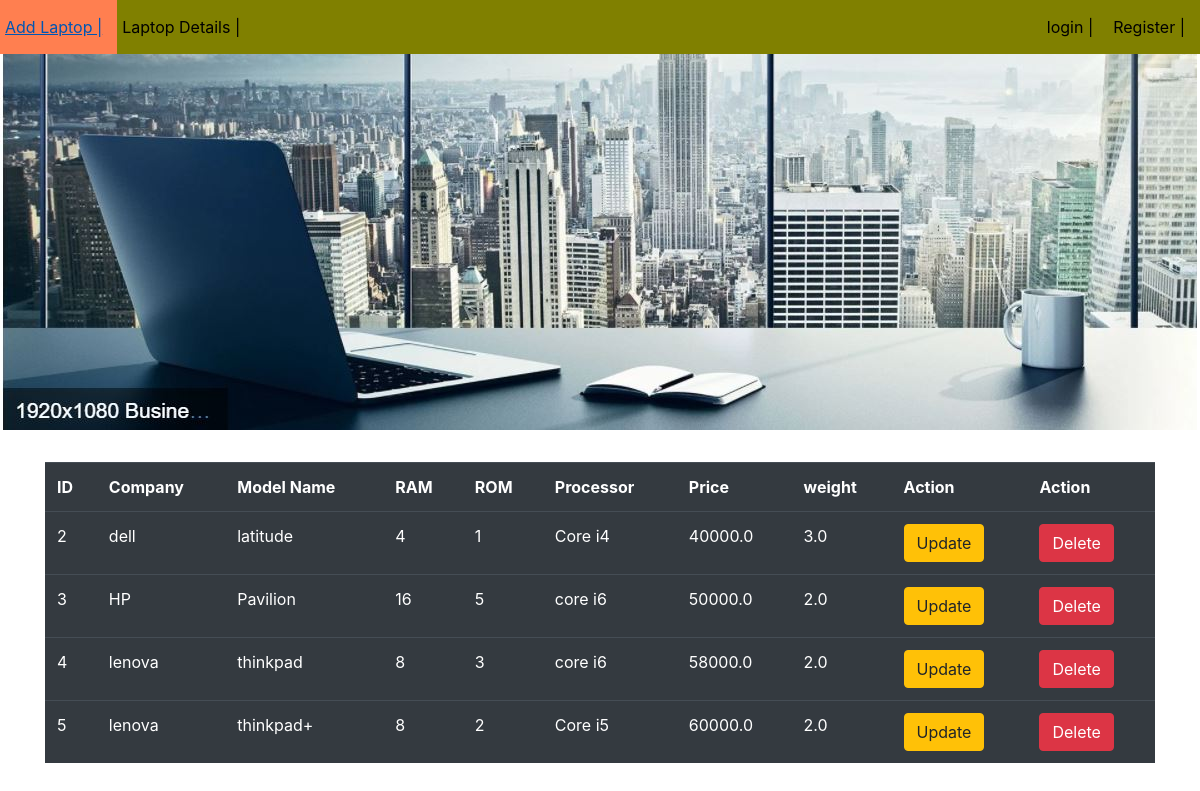
Screenshot of /fa/showlaptop/ with the database file from the repository.
### FirstApp/models.py (models this page shows, shortened)
class Laptop(models.Model):
    lid = models.IntegerField(primary_key=True)
    company = models.CharField(max_length=40)
    model_name = models.CharField(max_length=40)
    ram = models.IntegerField()
    rom = models.IntegerField()
    processor = models.CharField(max_length=40)
    price = models.FloatField()
    weight = models.FloatField()

### FirstApp/views.py (the view)
# urls.py: path('showlaptop/',views.showlaptopView.as_view(),name='show'),
class showlaptopView(View):
    def get(self,request):
        lap_object = Laptop.objects.all()
        template_name = 'FirstApp/showLaptop.html'
        context = {'lap_object':lap_object}
        return render(request,template_name,context)

### templates/FirstApp/showLaptop.html (shortened to what this page needs)
{% extends 'layout.html' %}
{% block content %}
<div class="container">
    <table class="table table-dark">
        <tr>
            <th>ID</th>
            <th>Company</th>
            <th>Model Name</th>
            <th>RAM</th>
            <th>ROM</th>
            <th>Processor</th>
            <th>Price</th>
            <th>weight</th>
            <th>Action</th>
            <th>Action</th>
        </tr>
        {% for lap in lap_object %}
            <tr>
                <td>{{lap.lid}}</td>
                <td>{{lap.company}}</td>
                <td>{{lap.model_name}}</td>
                <td>{{lap.ram}}</td>
                <td>{{lap.rom}}</td>
                <td>{{lap.processor}}</td>
                <td>{{lap.price}}</td>
                <td>{{lap.weight}}</td>
                <td><a href="{% url 'update' lap.lid %}"><button class="btn btn-warning">Update</button></a></td>
                <td><a href="{% url 'delete' lap.lid %}"><button class="btn btn-danger">Delete</button></a></td>
            </tr>
        {% endfor %}
    </table>
</div>
{% endblock %}

### templates/layout.html (shortened to what this page needs)
<!DOCTYPE html>
{% load static %}
<html lang="en">
<head>
    <link rel="stylesheet" href="https://cdn.jsdelivr.net/npm/bootstrap@4.6.1/dist/css/bootstrap.min.css">
    <link rel="stylesheet" href="{% static 'FirstApp/style.css' %}">
</head>
<body>
<div class="third">
    <ul class="mynavbar">
        <li><a  href="{% url 'add' %}">Add Laptop |</a></li>
        <li><a href="{% url 'show' %}">Laptop Details |</a></li>
        <span class="authlinks">
            {% if user.is_authenticated %}
                <li><a> Hello,{{user.username}} |</a></li>
                <li><a href="{% url 'logout' %}"> logout |</a></li>
            {% else %}
                <li><a href="{% url 'login' %}"> login |</a></li>
                <li><a href="{% url 'register' %}"> Register |</a></li>
            {% endif %}
        </span>
    </ul>
    <br><br><br><br><br><br><br><br><br><br><br><br><br><br><br><br><br>
    {% block content %}{% endblock %}
</div>
</body>
</html>

### static/FirstApp/style.css (style rules this page uses)
.mynavbar { background-color : olive; list-style-type : none; overflow : hidden; margin : 0; padding :0; }
li { float : left; }
li a { padding:15px 15px 15px 5px; color : black; display : block; }
.authlinks { float:right; }
body { background-image: url("Capture_1.JPG"); background-repeat: no-repeat; }

### rows the page displays
Laptop: lid "2", company "dell", model_name "latitude", ram "4", rom "1", processor "Core i4", price "40000.0", weight "3.0"
Laptop: lid "3", company "HP", model_name "Pavilion", ram "16", rom "5", processor "core i6", price "50000.0", weight "2.0"
Laptop: lid "4", company "lenova", model_name "thinkpad", ram "8", rom "3", processor "core i6", price "58000.0", weight "2.0"
Laptop: lid "5", company "lenova", model_name "thinkpad+", ram "8", rom "2", processor "Core i5", price "60000.0", weight "2.0"
